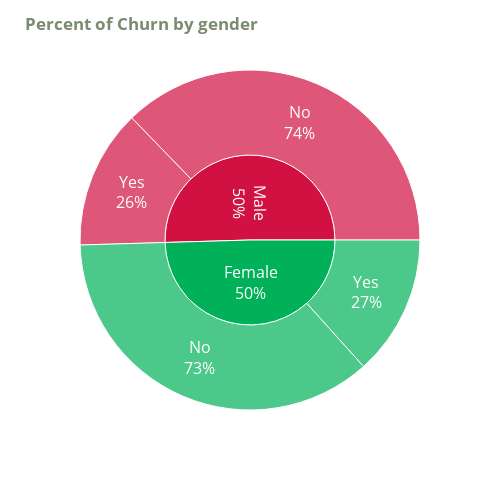

Here is the notebook cell this chart was saved with:
### Markdown cell above
Then we are seeing the percentage of churn by each gender. Surprisingly, the ratio of Male and Female in this dataset is nicely balanced. 

From this distribution we can see that Gender does not really affect the tendency to churn or not.

### Code cell
plot_sunburst('gender')

### Figure 1 — Plotly figure (JSON) as saved in the notebook; plotly's stock layout.template omitted (floating-point values rounded to 4 significant figures)
{"data": [{"branchvalues": "total", "domain": {"x": [0, 1], "y": [0, 1]}, "hovertemplate": "labels=%{label}<br>count=%{value}<br>parent=%{parent}<br>id=%{id}<extra></extra>", "ids": ["Female/No", "Male/No", "Female/Yes", "Male/Yes", "Female", "Male"], "labels": ["No", "No", "Yes", "Yes", "Female", "Male"], "name": "", "parents": ["Female", "Male", "Female", "Male", "", ""], "textfont": {"size": 16}, "textinfo": "label+percent parent", "type": "sunburst", "values": [2544, 2619, 939, 930, 3483, 3549]}], "layout": {"height": 500, "legend": {"tracegroupgap": 0}, "margin": {"t": 60}, "sunburstcolorway": ["#d11141", "#00b159", "#00aedb", "#f37735", "#ffc425"], "title": {"text": "<b style=\"color:#7b8b6f;\">Percent of Churn by gender</b>"}, "width": 500}}
